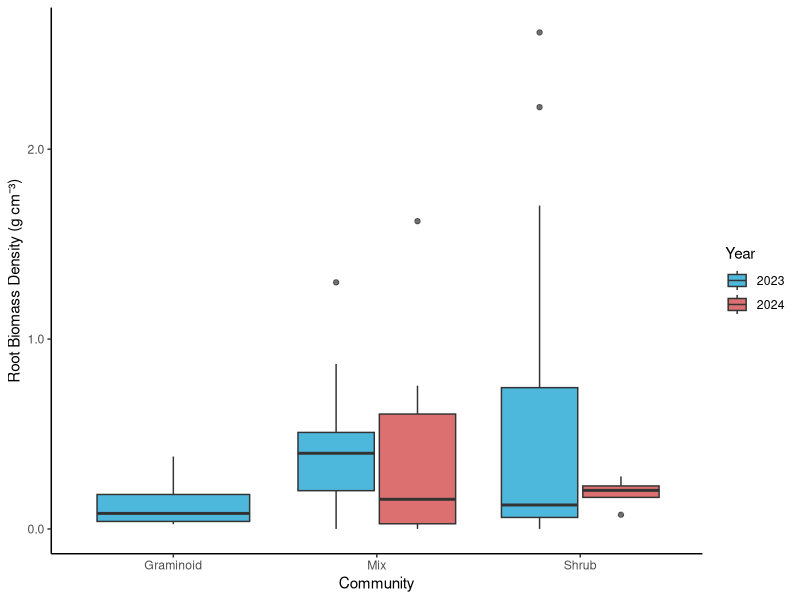
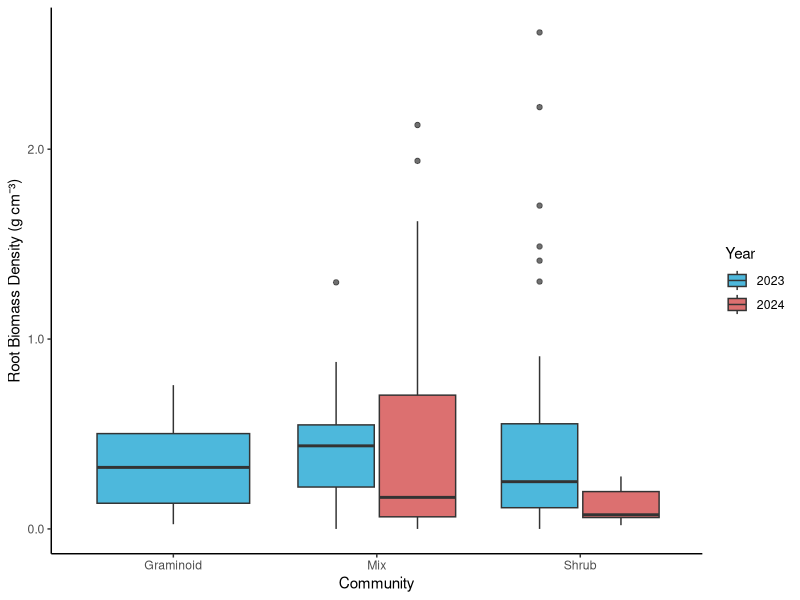
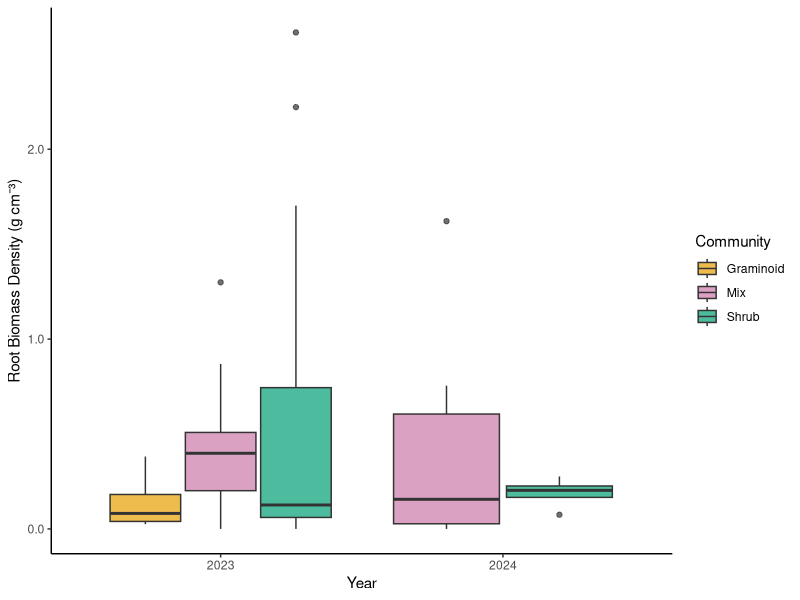

Write R code to recreate these figures, in order.
# RQ1
# community comparison between years
# 09/12/2025

# LOAD LIBRARIES----
library(tidyverse)
library(dplyr)
library(ggplot2)
library(readxl)
library(lme4)

setwd("C:/Users/ellie/OneDrive/Documents/dissertation_2026_bestington")

# LOAD DATA----
QHI_combined_data <- read_excel("datasets/QHI_roots_data/QHI_combined_data.xlsx")


# CLEAN DATA----
QHI_combined_data <- QHI_combined_data %>%
  mutate(rootmass_bulkdensity = as.numeric(rootmass_bulkdensity)) %>%
  filter(!is.na(rootmass_bulkdensity)) %>%
  # remove row 32
  filter(row_number() != 32)
  
# removed outlier row 32 which had rootmass_bulkdensity of 5.98 g/cm3, likely a data entry error 
# see notebook for further laboratory explanation 

# FILTER FOR JUST P3----
QHI_combined_data_P3 <- QHI_combined_data %>%
  filter(core_ID == "P3")

# FIGURE P3s only-----
(community_biomass_year <- QHI_combined_data_P3 %>%
  filter(year %in% c(2023, 2024)) %>%
  ggplot(aes(x = community, y = rootmass_bulkdensity, fill = as.factor(year))) +
  geom_boxplot(position = position_dodge(width = 0.8), alpha = 0.7) +
  labs(
    x = "Community",
    y = "Root Biomass Density (g cm⁻³)",
    fill = "Year") +
  scale_fill_manual(values = c("2023" = "deepskyblue3", "2024" = "brown3")) +
  scale_y_continuous(labels = scales::label_number(accuracy = 0.1)) +
  theme_classic()
)


# FIGURE ORIGINAL----
(community_biomass_year_all <- QHI_combined_data %>%
   filter(year %in% c(2023, 2024)) %>%
   ggplot(aes(x = community, y = rootmass_bulkdensity, fill = as.factor(year))) +
   geom_boxplot(position = position_dodge(width = 0.8), alpha = 0.7) +
   labs(
     x = "Community",
     y = "Root Biomass Density (g cm⁻³)",
     fill = "Year") +
   scale_fill_manual(values = c("2023" = "deepskyblue3", "2024" = "brown3")) +
   scale_y_continuous(labels = scales::label_number(accuracy = 0.1)) +
   theme_classic()
)

# FIGURE 2 IDEA----
(year_biomass_community<-QHI_combined_data_P3 %>%
    filter(year %in% c(2023, 2024)) %>%
    ggplot(aes(x = as.factor(year), y = rootmass_bulkdensity, fill = community)) +
    geom_boxplot(position = position_dodge(width = 0.8), alpha = 0.7) +
    labs(
      x = "Year",
      y = "Root Biomass Density (g cm⁻³)",
      fill = "Community") +
    scale_fill_manual(values = c("Graminoid" = "#E69F00", "Shrub" = "#009E73", "Mix"="#CC79A7"))+
    scale_y_continuous(labels = scales::label_number(accuracy = 0.1)) +
    theme_classic() 
)
